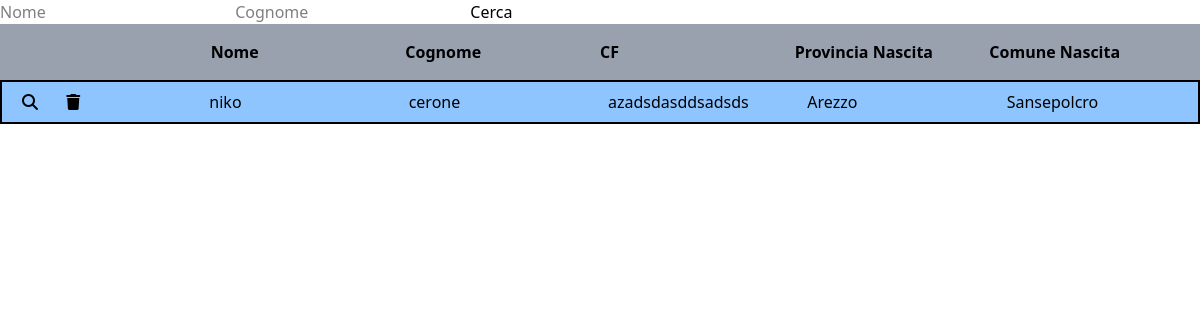
The page /utenti on the database as committed earlier.
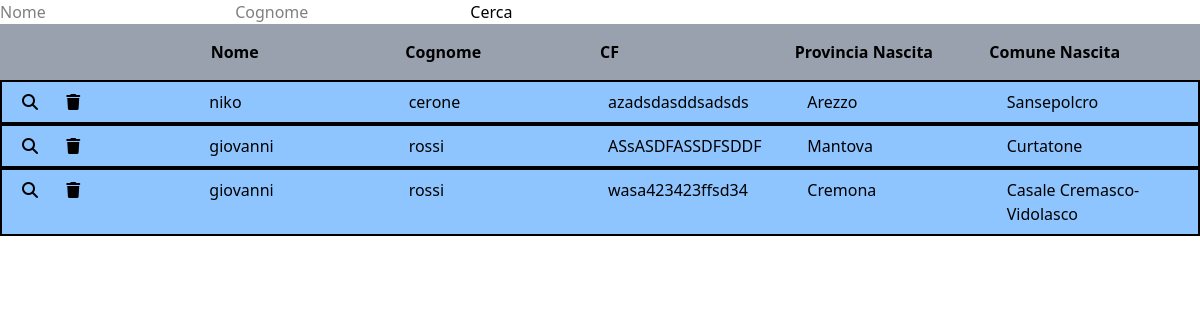
The same page on the database as committed later.
### archivio_anagrafica/models.py (models this page shows, shortened)
class Utente(models.Model):
    nome = models.CharField(max_length=100)
    cognome = models.CharField(max_length=100)
    data_nascita = models.DateField(null=True)
    codice_fiscale = models.CharField(max_length=16, unique=True)
    provincia_nascita = models.ForeignKey(Provincia, on_delete=models.SET_NULL, null=True, related_name="utenti_nati")
    comune_nascita = models.ForeignKey(Comune, on_delete=models.SET_NULL, null=True, related_name="utenti_nati")
    provincia_residenza = models.ForeignKey(Provincia, on_delete=models.SET_NULL, null=True, related_name="utenti_residenti")
    comune_residenza = models.ForeignKey(Comune, on_delete=models.SET_NULL, null=True, related_name="utenti_residenti")
    slug = models.SlugField(null=True, blank=True, db_index=True)

class Provincia(models.Model):
    nome = models.CharField(max_length=100, unique=True)
    sigla = models.CharField(max_length=2, unique=True)
    def __str__(self):
        return f"{self.nome}"

class Comune(models.Model):
    comune = models.CharField(max_length=100)
    pro_com_t = models.CharField(max_length=20, unique=True)
    provincia = models.ForeignKey(Provincia, related_name="comuni", on_delete=models.CASCADE)
    def __str__(self):
        return f"{self.comune}"

### archivio_anagrafica/views.py (the view)
# urls.py: path("utenti", views.ElencoUtenti.as_view(), name="utenti"),
class ElencoUtenti(ListView):
    template_name = "archivio_anagrafica/elenco_utenti.html"
    model = Utente
    context_object_name = "utenti"
    def get_queryset(self):
        queryset = super().get_queryset()
        nome = self.request.GET.get("nome")
        cognome = self.request.GET.get("cognome")
        if nome:
            queryset = queryset.filter(nome__icontains=nome)
        if cognome:
            queryset = queryset.filter(cognome__icontains=cognome)
        return queryset

### archivio_anagrafica/templates/archivio_anagrafica/elenco_utenti.html (shortened to what this page needs)
{% extends "archivio_anagrafica/base/base.html" %}
{% block content %}
    <div>
        <form method="GET" action="{% url "utenti" %}">
            <input type="text" name="nome" placeholder="Nome" value="{{ request.GET.nome }}">
            <input type="text" name="cognome" placeholder="Cognome" value="{{ request.GET.cognome }}">
            <button type="submit">Cerca</button>
        </form>
    </div>
    <div>
        <div class="grid grid-cols-6 bg-gray-400 font-bold p-4">
        <div></div>
        <div>Nome</div>
        <div>Cognome</div>
        <div>CF</div>
        <div>Provincia Nascita</div>
        <div>Comune Nascita</div>
    </div>
    {% for utente in utenti %}
        <div class="grid grid-cols-6 bg-blue-300 border-2 border-black-500 text-left">
            <div class="p-2">
                <a class="p-3" href="{% url "dettagli_utente" utente.pk %}"><i class="fa-solid fa-magnifying-glass"></i></a>
                <a class="p-3" href="#" onclick="confermaEliminazione('{{ utente.pk }}')">
                    <i class="fa-solid fa-trash"></i>
                </a>
            </div>
            <div class="p-2">{{ utente.nome }}</div>
            <div class="p-2">{{ utente.cognome }}</div>
            <div class="p-2">{{ utente.codice_fiscale }}</div>
            <div class="p-2">{{ utente.provincia_nascita }}</div>
            <div class="p-2">{{ utente.comune_nascita }}</div>
        </div>
    </div>
    {% endfor %}
{% endblock %}

Rows that differ between the two databases and show on the page:
added Utente: nome "giovanni", cognome "rossi", codice_fiscale "ASsASDFASSDFSDDF", provincia_nascita "Mantova", comune_nascita "Curtatone"
added Utente: nome "giovanni", cognome "rossi", codice_fiscale "wasa423423ffsd34", provincia_nascita "Cremona", comune_nascita "Casale Cremasco-Vidolasco"
